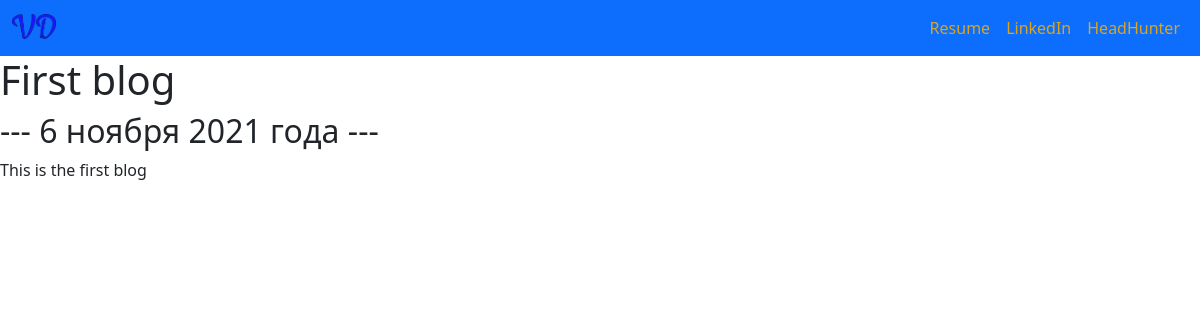
/blog/4/, run on an earlier commit of the app's database.
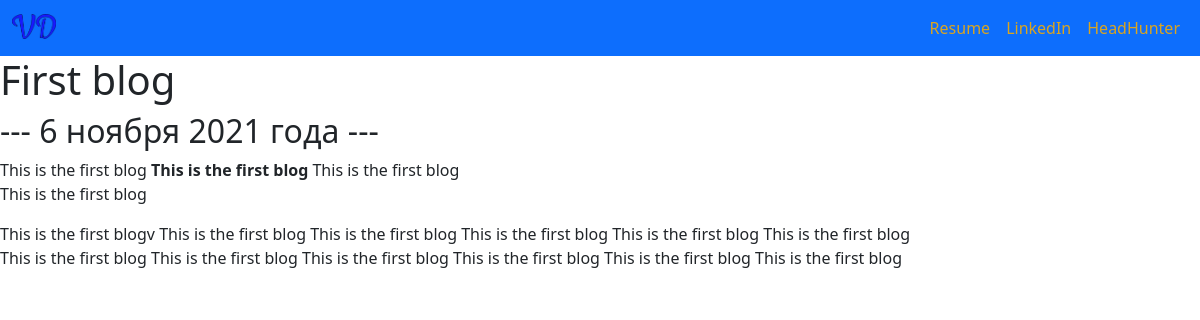
And on a later commit of the database.
### blog/models.py (models this page shows, shortened)
class Blog(models.Model):
    title = models.CharField(max_length=100)
    date = models.DateTimeField()
    description = models.TextField(max_length=400)

### blog/views.py (the view)
# urls.py: path('<int:blog_id>/', views.detail, name='detail'),
def detail(request, blog_id):
    blog = get_object_or_404(Blog, pk=blog_id)
    return render(request, 'blog/detail.html', {'blog': blog})

### templates/blog/detail.html
{% extends 'portf/base.html' %}
{% block content %}
<h1>{{ blog.title }}</h1>
<h2>{{ blog.date | date:'--- j E Y года ---' }}</h2>
{{ blog.description | safe }}
{% endblock %}

What changed in the data, as far as the page shows it:
changed Blog "First blog": description "This is the first blog" → "This is the first blog This is the first blog This is the first blog This is the first blog This is the first blogv This is the first blog This is the first blog This is the first blog This is the first blog This is the first blog This is the first blog This is the first blog This is the first blog This is the first blog This is the first blog This is the first blog"
